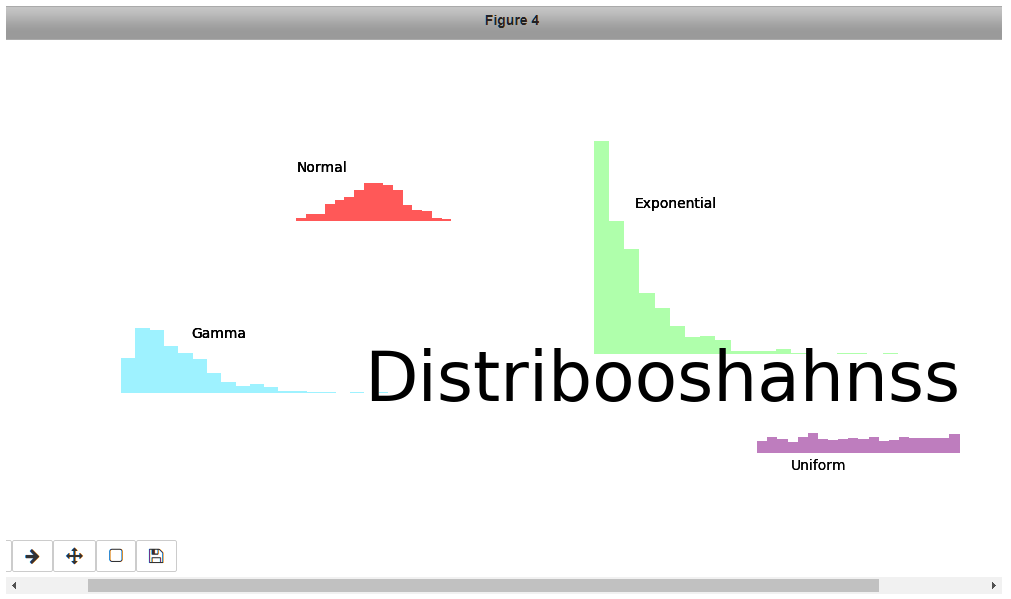

Source code (Python):
import matplotlib.pyplot as plt
import numpy as np
import matplotlib.gridspec as gridspec
import matplotlib.animation as animation

big = {'fontsize': 50}

n = 10

x1 = np.random.normal(-2.5, 1, 1000)
x2 = np.random.gamma(2, 1.5, 1000)
x3 = np.random.exponential(2, 1000)+7
x4 = np.random.uniform(14,20, 1000)

fig = plt.figure(figsize=(12,5))
gspec = gridspec.GridSpec(250, 114)

axes = [
    plt.subplot(gspec[47:79, 23:49]),
    plt.subplot(gspec[102:190, 5:38]),
    plt.subplot(gspec[7:165, 63:103]),
    plt.subplot(gspec[201:229, 83:108])
]

def update(i):
    if i+1 == n:
        a.event_source.stop()
    for a in axes:
        a.cla()
    
    axes[0].hist(x1[:(i+1)*100], normed=True, bins=20, alpha=0.3, color='red')
    axes[0].axis([-6, 1, 0, 0.5])
    axes[1].hist(x2[:(i+1)*100], normed=True, bins=20, alpha=0.9, color='#9ef2ff')
    axes[1].axis([0, 15, 0, 0.5])
    axes[2].hist(x3[:(i+1)*100], normed=True, bins=20, alpha=0.9, color='#afffab')
    axes[2].axis([7, 23, 0, 0.5])
    axes[3].hist(x4[:(i+1)*100], normed=True, bins=20, alpha=0.3, color='purple')
    axes[3].axis([14, 20, 0, 0.5])

    for a in axes:
        a.axis('off')

    axes[0].text(-5, 0.5, 'Normal\nn={}'.format((i+1)*100))
    axes[1].text(4, 0.2, 'Gamma\nn={}'.format((i+1)*100))
    axes[2].text(9, 0.3, 'Exponential\nn={}'.format((i+1)*100))
    axes[3].text(15, -0.2, 'Uniform\nn={}'.format((i+1)*100))

    plt.title('Distribooshahnss', loc='right', **big)

a = animation.FuncAnimation(fig, update, interval=1000)

plt.show()
